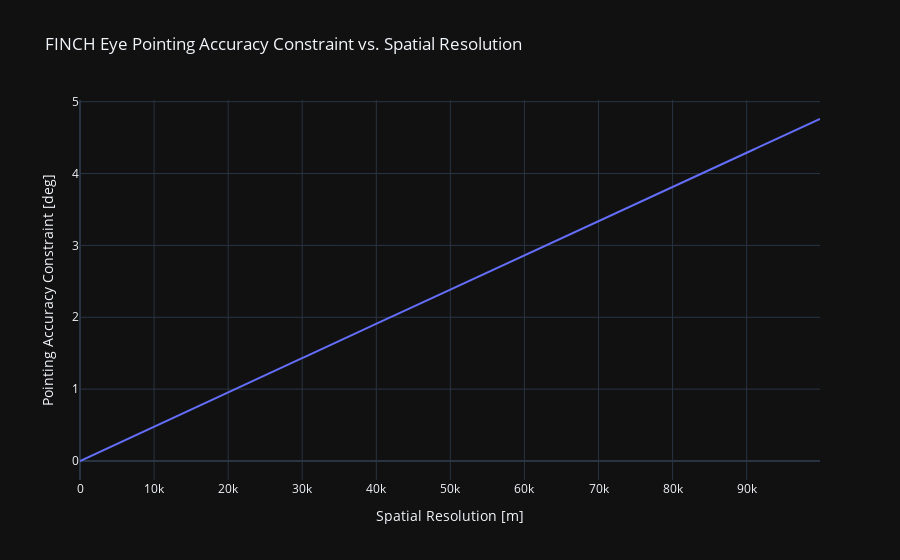

Notebook cell for this chart:
### Markdown cell above
## Plots

### Code cell
spatial_resolution_label = f"Spatial Resolution [{spatial_resolution.unit}]"
pointing_constraint_label = f"Pointing Accuracy Constraint [{pointing_constraint.unit}]"

data = {
    spatial_resolution_label: spatial_resolution,
    pointing_constraint_label: pointing_constraint,
}

df = pd.DataFrame.from_dict(data=data)
graph = plot.line(
    df=df,
    x=spatial_resolution_label,
    y=pointing_constraint_label,
    title="FINCH Eye Pointing Accuracy Constraint vs. Spatial Resolution",
    dark=True,
)

graph.show()
display(df)

### Figure 1 — Plotly figure (JSON) as saved in the notebook; plotly's stock layout.template omitted (floating-point values rounded to 4 significant figures; data arrays with more than 128 entries replaced by an {"elided": "..."} marker saying what was removed)
{"data": [{"hovertemplate": "Spatial Resolution [m]=%{x}<br>Pointing Accuracy Constraint [deg]=%{y}<extra></extra>", "legendgroup": "", "line": {"color": "#636efa", "dash": "solid"}, "marker": {"symbol": "circle"}, "mode": "lines", "name": "", "orientation": "v", "showlegend": false, "type": "scatter", "x": {"elided": "1000 int values"}, "xaxis": "x", "y": {"elided": "1000 float values"}, "yaxis": "y"}], "layout": {"legend": {"tracegroupgap": 0}, "title": {"text": "FINCH Eye Pointing Accuracy Constraint vs. Spatial Resolution"}, "xaxis": {"anchor": "y", "domain": [0, 1], "title": {"text": "Spatial Resolution [m]"}}, "yaxis": {"anchor": "x", "domain": [0, 1], "title": {"text": "Pointing Accuracy Constraint [deg]"}}}}
